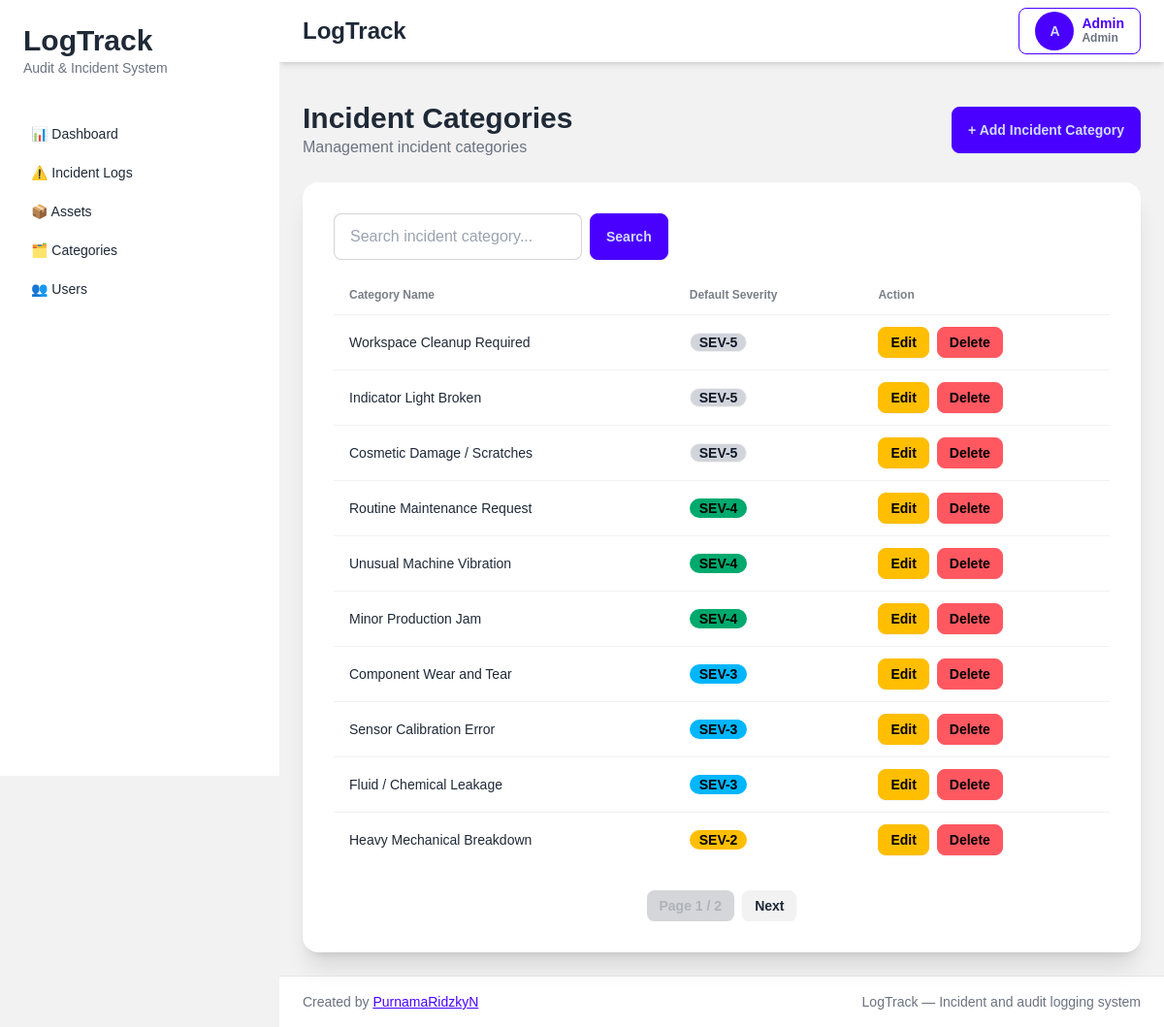
The page /incident_categories (signed in) on the database its author committed.
### tables this page shows
CREATE TABLE incident_categories (

    id INTEGER PRIMARY KEY AUTOINCREMENT,

    category_name VARCHAR(255) NOT NULL,

    default_severity VARCHAR(50) NOT NULL,

    created_at DATETIME,

    updated_at DATETIME,

    is_deleted INTEGER DEFAULT 0
);

### app/controllers/incident_category_controller.py (the view, shortened to what this page needs)
def incident_category_index():
    conn = None
    try:
        conn = get_db_connection()
        role = session.get("role")
        role = int(role) if role is not None else 2
        page = request.args.get("page", 1, type=int)
        q = request.args.get("q", "")
        limit = 10
        offset = (page - 1) * limit
        if role == 0:
            base_query = "FROM incident_categories WHERE 1=1"
        else:
            base_query = "FROM incident_categories WHERE is_deleted = 0"
        params = []
        if q:
            base_query += " AND (category_name LIKE ? OR default_severity LIKE ?)"
            params.extend([f"%{q}%", f"%{q}%"])
        total = conn.execute(
            f"SELECT COUNT(*) {base_query}",
            params
        ).fetchone()[0]
        incident_categories = conn.execute(
            f"""
            SELECT *
            {base_query}
            ORDER BY id DESC
            LIMIT ? OFFSET ?
            """,
            params + [limit, offset]
        ).fetchall()
        total_pages = (total + limit - 1) // limit
        return render_template(
            "incident_categories/index.html",
            incident_categories=incident_categories,
            page=page,
            total_pages=total_pages,
            q=q,
            role=role
        )
    finally:
        if conn:
            conn.close()

### app/app.py (called while the page is built)
def create_app():
    app = Flask(__name__)
    app.config.from_object(
        "app.config.Config"
    )
    app.add_template_filter(
        timesince,
        "timesince"
    )
    @app.context_processor
    def inject_user():
        return {
            "role": session.get("role"),
            "user_name": session.get("name"),
            "user_id": session.get("user_id")
        }
    from app.routes.web import register_routes
    register_routes(app)
    return app

### app/database/connection.py (called while the page is built)
def get_db_connection():
    conn = sqlite3.connect(
        Config.DATABASE_PATH,
        timeout=30,
        isolation_level=None,
        check_same_thread=False
    )
    conn.row_factory = sqlite3.Row
    conn.execute("PRAGMA foreign_keys = ON")
    conn.execute("PRAGMA journal_mode = WAL")
    return conn

### app/templates/incident_categories/index.html (shortened to what this page needs)
{% extends "layouts/app.html" %}  {% block content %}
<div class="flex items-center justify-between mb-6">
  <div>
    <h1 class="text-3xl font-bold">Incident Categories</h1>
    <p class="text-gray-500">Management incident categories</p>
  </div>
  <a href="/incident_categories/create" class="btn btn-primary">
    + Add Incident Category
  </a>
</div>
<div class="card bg-base-100 shadow-xl">
  <div class="card-body">
    <div class="overflow-x-auto">
      <form method="GET" class="flex gap-2 mb-4">
        <input
          type="text"
          name="q"
          value="{{ q }}"
          placeholder="Search incident category..."
          class="input input-bordered w-64" />
        <button class="btn btn-primary">Search</button>
      </form>
      <table class="table">
        <thead>
          <tr>
            <th>Category Name</th>
            <th>Default Severity</th>
            <th>Action</th>
          </tr>
        </thead>
        <tbody>
          {% for incident_category in incident_categories %}
          <tr>
            <td>{{ incident_category.category_name }}</td>
            <td>
              {% if incident_category.default_severity == 'SEV-1' %}
              <div class="badge badge-error text-black font-bold">SEV-1</div>
              {% elif incident_category.default_severity == 'SEV-2' %}
              <div class="badge badge-warning text-black font-bold ">SEV-2</div>
              {% elif incident_category.default_severity == 'SEV-3' %}
              <div class="badge badge-info text-black font-bold">SEV-3</div>
              {% elif incident_category.default_severity == 'SEV-4' %}
              <div class="badge badge-success text-black font-bold">SEV-4</div>
              {% elif incident_category.default_severity == 'SEV-5' %}
              <div class="badge bg-gray-300 text-gray-900 font-bold whitespace-nowrap">
                SEV-5
              </div>
              {% else %}
              <div class="badge badge-outline">
                {{ incident_category.default_severity }}
              </div>
              {% endif %}
            </td>
            <td class="flex gap-2">
              <a
                href="/incident_categories/{{ incident_category.id }}/edit"
                class="btn btn-warning btn-sm">
                Edit
              </a>
              {% if role != 2 and incident_category.is_deleted == 0 %}
              <button
                class="btn btn-error btn-sm"
                onclick="openModal('delete', {{ incident_category.id }})">
                Delete
              </button>
              {% endif %}
            </td>
          </tr>
          {% endfor %}
        </tbody>
      </table>
      <div class="flex justify-center mt-6 gap-2">
        <span class="btn btn-sm btn-disabled">
          Page {{ page }} / {{ total_pages }}
        </span>
        {% if page < total_pages %}
        <a
          href="/incident_categories?page={{ page + 1 }}&q={{ q }}"
          class="btn btn-sm">
          Next
        </a>
        {% endif %}
      </div>
    </div>
  </div>
</div>
{% endblock %}

### app/static/css/app.css (style rules this page uses)
body { font-family: sans-serif; }

### rows shown on the page
incident_categories: category_name "Workspace Cleanup Required", default_severity "SEV-5"
incident_categories: category_name "Indicator Light Broken", default_severity "SEV-5"
incident_categories: category_name "Cosmetic Damage / Scratches", default_severity "SEV-5"
incident_categories: category_name "Routine Maintenance Request", default_severity "SEV-4"
incident_categories: category_name "Unusual Machine Vibration", default_severity "SEV-4"
incident_categories: category_name "Minor Production Jam", default_severity "SEV-4"
incident_categories: category_name "Component Wear and Tear", default_severity "SEV-3"
incident_categories: category_name "Sensor Calibration Error", default_severity "SEV-3"
incident_categories: category_name "Fluid / Chemical Leakage", default_severity "SEV-3"
incident_categories: category_name "Heavy Mechanical Breakdown", default_severity "SEV-2"

### other values the page prints
{{ session["name"][0]|upper }} "A"
{{ session["name"] }} "Admin"
{{ page }} "1"
{{ total_pages }} "2"
